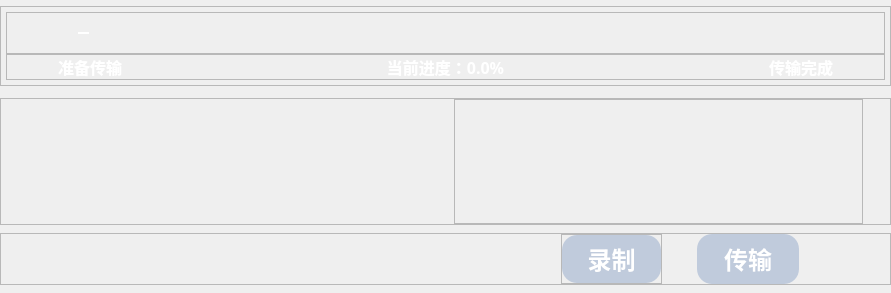
         <widget class="QWidget" name="vdomodepage">
          <property name="sizePolicy">
           <sizepolicy hsizetype="Expanding" vsizetype="Expanding">
            <horstretch>0</horstretch>
            <verstretch>0</verstretch>
           </sizepolicy>
          </property>
          <layout class="QVBoxLayout" name="verticalLayout_14">
           <property name="spacing">
            <number>0</number>
           </property>
           <property name="leftMargin">
            <number>0</number>
           </property>
           <property name="topMargin">
            <number>0</number>
           </property>
           <property name="rightMargin">
            <number>0</number>
           </property>
           <property name="bottomMargin">
            <number>0</number>
           </property>
           <item>
            <widget class="QStackedWidget" name="vdopage">
             <property name="sizePolicy">
              <sizepolicy hsizetype="Expanding" vsizetype="Expanding">
               <horstretch>0</horstretch>
               <verstretch>0</verstretch>
              </sizepolicy>
             </property>
             <property name="minimumSize">
              <size>
               <width>0</width>
               <height>0</height>
              </size>
             </property>
             <property name="maximumSize">
              <size>
               <width>16777215</width>
               <height>622</height>
              </size>
             </property>
             <widget class="QWidget" name="vdopage1">
              <property name="sizePolicy">
               <sizepolicy hsizetype="Expanding" vsizetype="Expanding">
                <horstretch>0</horstretch>
                <verstretch>0</verstretch>
               </sizepolicy>
              </property>
              <layout class="QVBoxLayout" name="verticalLayout_12" stretch="3,10,6,62,4,13,4">
               <property name="spacing">
                <number>0</number>
               </property>
               <property name="leftMargin">
                <number>0</number>
               </property>
               <property name="topMargin">
                <number>0</number>
               </property>
               <property name="rightMargin">
                <number>0</number>
               </property>
               <property name="bottomMargin">
                <number>0</number>
               </property>
               <item>
                <spacer name="verticalSpacer_36">
                 <property name="orientation">
                  <enum>Qt::Vertical</enum>
                 </property>
                 <property name="sizeHint" stdset="0">
                  <size>
                   <width>20</width>
                   <height>37</height>
                  </size>
                 </property>
                </spacer>
               </item>
               <item>
                <widget class="QFrame" name="frame_23">
                 <property name="sizePolicy">
                  <sizepolicy hsizetype="Expanding" vsizetype="Expanding">
                   <horstretch>0</horstretch>
                   <verstretch>0</verstretch>
                  </sizepolicy>
                 </property>
                 <property name="styleSheet">
                  <string notr="true">/* 基础圆角按钮 */
QLabel {
    color: #ffffff;              /* 文字颜色（白色） */
}</string>
                 </property>
                 <property name="frameShape">
                  <enum>QFrame::StyledPanel</enum>
                 </property>
                 <property name="frameShadow">
                  <enum>QFrame::Raised</enum>
                 </property>
                 <layout class="QVBoxLayout" name="verticalLayout_7" stretch="1,1">
                  <property name="spacing">
                   <number>0</number>
                  </property>
                  <property name="leftMargin">
                   <number>5</number>
                  </property>
                  <property name="topMargin">
                   <number>5</number>
                  </property>
                  <property name="rightMargin">
                   <number>5</number>
                  </property>
                  <property name="bottomMargin">
                   <number>5</number>
                  </property>
                  <item>
                   <widget class="QFrame" name="frame_8">
                    <property name="sizePolicy">
                     <sizepolicy hsizetype="Expanding" vsizetype="Expanding">
                      <horstretch>0</horstretch>
                      <verstretch>0</verstretch>
                     </sizepolicy>
                    </property>
                    <property name="styleSheet">
                     <string notr="true"/>
                    </property>
                    <property name="frameShape">
                     <enum>QFrame::StyledPanel</enum>
                    </property>
                    <property name="frameShadow">
                     <enum>QFrame::Raised</enum>
                    </property>
                    <layout class="QHBoxLayout" name="horizontalLayout_10" stretch="8,84,8">
                     <property name="spacing">
                      <number>0</number>
                     </property>
                     <property name="leftMargin">
                      <number>0</number>
                     </property>
                     <property name="topMargin">
                      <number>0</number>
                     </property>
                     <property name="rightMargin">
                      <number>0</number>
                     </property>
                     <property name="bottomMargin">
                      <number>0</number>
                     </property>
                     <item>
                      <spacer name="horizontalSpacer_23">
                       <property name="orientation">
                        <enum>Qt::Horizontal</enum>
                       </property>
                       <property name="sizeHint" stdset="0">
                        <size>
                         <width>50</width>
                         <height>15</height>
                        </size>
                       </property>
                      </spacer>
                     </item>
                     <item>
                      <widget class="QSlider" name="vdoprogress">
                       <property name="focusPolicy">
                        <enum>Qt::NoFocus</enum>
                       </property>
                       <property name="statusTip">
                        <string/>
                       </property>
                       <property name="accessibleName">
                        <string/>
                       </property>
                       <property name="styleSheet">
                        <string notr="true">/* 进度条：自定义虚线图片轨道 + 实线到滑块中心（无多余白点） + PNG滑块 */
QSlider {
    background: transparent;
    height: 40px;          /* 适配滑块高度 */
    border-image:  url(:/step/image/step/空步骤.png); /* 替换为你的虚线图片实际路径 */
}

/* 1. 基础轨道：自定义虚线图片作为背景（核心修改） */
QSlider::groove:horizontal {
    height: 2px;                   /* 轨道高度（需与虚线图片高度匹配） */
    background-repeat: repeat-x;   /* 水平重复平铺图片，形成连续虚线 */
    background-position: center;   /* 图片垂直居中，避免偏移 */
    border: none;                  /* 移除原有边框虚线 */
    border-radius: 1px;
    margin: 0 12px;                /* 滑块宽度/2=24/2=12，贴合滑动范围 */
}

/* 2. 完成部分：实线到滑块中心（消除小白点核心） */
QSlider::sub-page:horizontal {
    height: 2px;                   /* 与轨道高度一致 */
    background-color: #FFFFFF;     /* 白色实线（背景填充，无边缘断点）#FFFFFF */
    border: none;                  /* 彻底去掉所有边框 */
    border-radius: 1px;
    /* 精准限定实线范围：从轨道左边界到滑块中心 */
    margin: 0 12px;                /* 修正：补充px单位，避免样式失效 */
}

/* 3. 滑块：PNG图标（覆盖实线终点，无白点） */
QSlider::handle:horizontal {
    image: url(:/step/image/step/smilingface.png); /* 你的PNG路径 */
    width: 24px;                   /* 滑块宽度 */
    height: 24px;                  /* 滑块高度 */
    background-color: transparent;
    border: none;
    /* 垂直+水平居中，滑块中心对齐实线终点 */
    margin: -11px -12px;           /* 垂直：-11px，水平：-滑块半宽 */
}
</string>
                       </property>
                       <property name="inputMethodHints">
                        <set>Qt::ImhNone</set>
                       </property>
                       <property name="maximum">
                        <number>99</number>
                       </property>
                       <property name="pageStep">
                        <number>1</number>
                       </property>
                       <property name="orientation">
                        <enum>Qt::Horizontal</enum>
                       </property>
                      </widget>
                     </item>
                     <item>
                      <spacer name="horizontalSpacer_24">
                       <property name="orientation">
                        <enum>Qt::Horizontal</enum>
                       </property>
                       <property name="sizeHint" stdset="0">
                        <size>
                         <width>81</width>
                         <height>13</height>
                        </size>
                       </property>
                      </spacer>
                     </item>
                    </layout>
                   </widget>
                  </item>
                  <item>
                   <widget class="QFrame" name="frame_9">
                    <property name="sizePolicy">
                     <sizepolicy hsizetype="Expanding" vsizetype="Expanding">
                      <horstretch>0</horstretch>
                      <verstretch>0</verstretch>
                     </sizepolicy>
                    </property>
                    <property name="styleSheet">
                     <string notr="true"/>
                    </property>
                    <property name="frameShape">
                     <enum>QFrame::StyledPanel</enum>
                    </property>
                    <property name="frameShadow">
                     <enum>QFrame::Raised</enum>
                    </property>
                    <layout class="QHBoxLayout" name="horizontalLayout_11" stretch="3,13,17,34,17,13,3">
                     <property name="spacing">
                      <number>0</number>
                     </property>
                     <property name="leftMargin">
                      <number>0</number>
                     </property>
                     <property name="topMargin">
                      <number>0</number>
                     </property>
                     <property name="rightMargin">
                      <number>0</number>
                     </property>
                     <property name="bottomMargin">
                      <number>0</number>
                     </property>
                     <item>
                      <spacer name="horizontalSpacer_25">
                       <property name="orientation">
                        <enum>Qt::Horizontal</enum>
                       </property>
                       <property name="sizeHint" stdset="0">
                        <size>
                         <width>40</width>
                         <height>20</height>
                        </size>
                       </property>
                      </spacer>
                     </item>
                     <item>
                      <widget class="QLabel" name="label_8">
                       <property name="sizePolicy">
                        <sizepolicy hsizetype="Expanding" vsizetype="Preferred">
                         <horstretch>0</horstretch>
                         <verstretch>0</verstretch>
                        </sizepolicy>
                       </property>
                       <property name="minimumSize">
                        <size>
                         <width>0</width>
                         <height>0</height>
                        </size>
                       </property>
                       <property name="font">
                        <font>
                         <family>微软雅黑</family>
                         <pointsize>12</pointsize>
                         <weight>75</weight>
                         <bold>true</bold>
                        </font>
                       </property>
                       <property name="layoutDirection">
                        <enum>Qt::LeftToRight</enum>
                       </property>
                       <property name="styleSheet">
                        <string notr="true"/>
                       </property>
                       <property name="text">
                        <string>准备传输</string>
                       </property>
                       <property name="alignment">
                        <set>Qt::AlignCenter</set>
                       </property>
                      </widget>
                     </item>
                     <item>
                      <spacer name="horizontalSpacer_26">
                       <property name="orientation">
                        <enum>Qt::Horizontal</enum>
                       </property>
                       <property name="sizeHint" stdset="0">
                        <size>
                         <width>40</width>
                         <height>20</height>
                        </size>
                       </property>
                      </spacer>
                     </item>
                     <item>
                      <widget class="QLabel" name="vdoprogresstip">
                       <property name="sizePolicy">
                        <sizepolicy hsizetype="Expanding" vsizetype="Expanding">
                         <horstretch>0</horstretch>
                         <verstretch>0</verstretch>
                        </sizepolicy>
                       </property>
                       <property name="font">
                        <font>
                         <family>微软雅黑</family>
                         <pointsize>12</pointsize>
                         <weight>75</weight>
                         <bold>true</bold>
                        </font>
                       </property>
                       <property name="styleSheet">
                        <string notr="true"/>
                       </property>
                       <property name="text">
                        <string>当前进度：0.0%</string>
                       </property>
                       <property name="alignment">
                        <set>Qt::AlignCenter</set>
                       </property>
                      </widget>
                     </item>
                     <item>
                      <spacer name="horizontalSpacer_27">
                       <property name="orientation">
                        <enum>Qt::Horizontal</enum>
                       </property>
                       <property name="sizeHint" stdset="0">
                        <size>
                         <width>40</width>
                         <height>20</height>
                        </size>
                       </property>
                      </spacer>
                     </item>
                     <item>
                      <widget class="QLabel" name="label_10">
                       <property name="sizePolicy">
                        <sizepolicy hsizetype="Expanding" vsizetype="Expanding">
                         <horstretch>0</horstretch>
                         <verstretch>0</verstretch>
                        </sizepolicy>
                       </property>
                       <property name="font">
                        <font>
                         <family>微软雅黑</family>
                         <pointsize>12</pointsize>
                         <weight>75</weight>
                         <bold>true</bold>
                        </font>
                       </property>
                       <property name="styleSheet">
                        <string notr="true"/>
                       </property>
                       <property name="text">
                        <string>传输完成</string>
                       </property>
                       <property name="alignment">
                        <set>Qt::AlignCenter</set>
                       </property>
                      </widget>
                     </item>
                     <item>
                      <spacer name="horizontalSpacer_28">
                       <property name="orientation">
                        <enum>Qt::Horizontal</enum>
                       </property>
                       <property name="sizeHint" stdset="0">
                        <size>
                         <width>40</width>
                         <height>20</height>
                        </size>
                       </property>
                      </spacer>
                     </item>
                    </layout>
                   </widget>
                  </item>
                 </layout>
                </widget>
               </item>
               <item>
                <spacer name="verticalSpacer_37">
                 <property name="orientation">
                  <enum>Qt::Vertical</enum>
                 </property>
                 <property name="sizeHint" stdset="0">
                  <size>
                   <width>20</width>
                   <height>50</height>
                  </size>
                 </property>
                </spacer>
               </item>
               <item>
                <widget class="QFrame" name="frame_24">
                 <property name="sizePolicy">
                  <sizepolicy hsizetype="Expanding" vsizetype="Expanding">
                   <horstretch>0</horstretch>
                   <verstretch>0</verstretch>
                  </sizepolicy>
                 </property>
                 <property name="frameShape">
                  <enum>QFrame::StyledPanel</enum>
                 </property>
                 <property name="frameShadow">
                  <enum>QFrame::Raised</enum>
                 </property>
                 <layout class="QHBoxLayout" name="horizontalLayout_27" stretch="3,46,2,46,3">
                  <property name="spacing">
                   <number>0</number>
                  </property>
                  <property name="leftMargin">
                   <number>0</number>
                  </property>
                  <property name="topMargin">
                   <number>0</number>
                  </property>
                  <property name="rightMargin">
                   <number>0</number>
                  </property>
                  <property name="bottomMargin">
                   <number>0</number>
                  </property>
                  <item>
                   <spacer name="horizontalSpacer_65">
                    <property name="orientation">
                     <enum>Qt::Horizontal</enum>
                    </property>
                    <property name="sizeHint" stdset="0">
                     <size>
                      <width>42</width>
                      <height>20</height>
                     </size>
                    </property>
                   </spacer>
                  </item>
                  <item>
                   <widget class="QLabel" name="localvdo">
                    <property name="sizePolicy">
                     <sizepolicy hsizetype="Expanding" vsizetype="Expanding">
                      <horstretch>0</horstretch>
                      <verstretch>0</verstretch>
                     </sizepolicy>
                    </property>
                    <property name="styleSheet">
                     <string notr="true">border-image: url(:/tip/image/tip/gao_p_b.svg);</string>
                    </property>
                    <property name="text">
                     <string/>
                    </property>
                   </widget>
                  </item>
                  <item>
                   <spacer name="horizontalSpacer_66">
                    <property name="orientation">
                     <enum>Qt::Horizontal</enum>
                    </property>
                    <property name="sizeHint" stdset="0">
                     <size>
                      <width>42</width>
                      <height>20</height>
                     </size>
                    </property>
                   </spacer>
                  </item>
                  <item>
                   <widget class="QFrame" name="vdocamframe">
                    <property name="sizePolicy">
                     <sizepolicy hsizetype="Expanding" vsizetype="Expanding">
                      <horstretch>0</horstretch>
                      <verstretch>0</verstretch>
                     </sizepolicy>
                    </property>
                    <property name="styleSheet">
                     <string notr="true"/>
                    </property>
                    <property name="frameShape">
                     <enum>QFrame::StyledPanel</enum>
                    </property>
                    <property name="frameShadow">
                     <enum>QFrame::Raised</enum>
                    </property>
                    <widget class="QLabel" name="vdocam">
                     <property name="geometry">
                      <rect>
                       <x>0</x>
                       <y>0</y>
                       <width>309</width>
                       <height>321</height>
                      </rect>
                     </property>
                     <property name="sizePolicy">
                      <sizepolicy hsizetype="Expanding" vsizetype="Expanding">
                       <horstretch>0</horstretch>
                       <verstretch>0</verstretch>
                      </sizepolicy>
                     </property>
                     <property name="styleSheet">
                      <string notr="true">border-image: url(:/btn/image/btn/摄像头连接中.svg);</string>
                     </property>
                     <property name="text">
                      <string/>
                     </property>
                    </widget>
                   </widget>
                  </item>
                  <item>
                   <spacer name="horizontalSpacer_67">
                    <property name="orientation">
                     <enum>Qt::Horizontal</enum>
                    </property>
                    <property name="sizeHint" stdset="0">
                     <size>
                      <width>42</width>
                      <height>20</height>
                     </size>
                    </property>
                   </spacer>
                  </item>
                 </layout>
                </widget>
               </item>
               <item>
                <spacer name="verticalSpacer_38">
                 <property name="orientation">
                  <enum>Qt::Vertical</enum>
                 </property>
                 <property name="sizeHint" stdset="0">
                  <size>
                   <width>20</width>
                   <height>20</height>
                  </size>
                 </property>
                </spacer>
               </item>
               <item>
                <widget class="QFrame" name="frame_25">
                 <property name="sizePolicy">
                  <sizepolicy hsizetype="Expanding" vsizetype="Expanding">
                   <horstretch>0</horstretch>
                   <verstretch>0</verstretch>
                  </sizepolicy>
                 </property>
                 <property name="frameShape">
                  <enum>QFrame::StyledPanel</enum>
                 </property>
                 <property name="frameShadow">
                  <enum>QFrame::Raised</enum>
                 </property>
                 <layout class="QHBoxLayout" name="horizontalLayout_12" stretch="450,82,28,82,73">
                  <property name="spacing">
                   <number>0</number>
                  </property>
                  <property name="leftMargin">
                   <number>0</number>
                  </property>
                  <property name="topMargin">
                   <number>0</number>
                  </property>
                  <property name="rightMargin">
                   <number>0</number>
                  </property>
                  <property name="bottomMargin">
                   <number>0</number>
                  </property>
                  <item>
                   <spacer name="horizontalSpacer_68">
                    <property name="orientation">
                     <enum>Qt::Horizontal</enum>
                    </property>
                    <property name="sizeHint" stdset="0">
                     <size>
                      <width>624</width>
                      <height>20</height>
                     </size>
                    </property>
                   </spacer>
                  </item>
                  <item>
                   <widget class="QFrame" name="frame_10">
                    <property name="frameShape">
                     <enum>QFrame::StyledPanel</enum>
                    </property>
                    <property name="frameShadow">
                     <enum>QFrame::Raised</enum>
                    </property>
                    <layout class="QHBoxLayout" name="horizontalLayout_9">
                     <property name="spacing">
                      <number>0</number>
                     </property>
                     <property name="leftMargin">
                      <number>0</number>
                     </property>
                     <property name="topMargin">
                      <number>0</number>
                     </property>
                     <property name="rightMargin">
                      <number>0</number>
                     </property>
                     <property name="bottomMargin">
                      <number>0</number>
                     </property>
                     <item>
                      <widget class="QPushButton" name="record">
                       <property name="sizePolicy">
                        <sizepolicy hsizetype="Expanding" vsizetype="Expanding">
                         <horstretch>0</horstretch>
                         <verstretch>0</verstretch>
                        </sizepolicy>
                       </property>
                       <property name="font">
                        <font>
                         <family>微软雅黑</family>
                         <pointsize>18</pointsize>
                         <weight>75</weight>
                         <bold>true</bold>
                        </font>
                       </property>
                       <property name="styleSheet">
                        <string notr="true">/* 基础圆角按钮 */
QPushButton {
    /* 核心：圆角设置（数值越大，圆角越明显） */
    border-radius:15px;          /* 圆角半径，建议8-16px */
    /* 基础样式（可选，保证按钮美观） */
    background-color: #8E9AAFCC;   /* 按钮背景色（蓝色，可自定义） */
    color: #ffffff;              /* 文字颜色（白色） */
    border: none;                /* 去掉默认边框 */
    padding: 6px 6px;           /* 内边距（上下6px，左右16px），避免文字贴边 */
}

QPushButton:pressed {
    background-color: rgba(255, 255, 255, 0.8); 
    padding-top: 15px;  /* 点击时修改填充 */
}
</string>
                       </property>
                       <property name="text">
                        <string>录制</string>
                       </property>
                      </widget>
                     </item>
                    </layout>
                   </widget>
                  </item>
                  <item>
                   <spacer name="horizontalSpacer_29">
                    <property name="orientation">
                     <enum>Qt::Horizontal</enum>
                    </property>
                    <property name="sizeHint" stdset="0">
                     <size>
                      <width>23</width>
                      <height>20</height>
                     </size>
                    </property>
                   </spacer>
                  </item>
                  <item>
                   <widget class="QPushButton" name="sendvdo">
                    <property name="sizePolicy">
                     <sizepolicy hsizetype="Expanding" vsizetype="Expanding">
                      <horstretch>0</horstretch>
                      <verstretch>0</verstretch>
                     </sizepolicy>
                    </property>
                    <property name="font">
                     <font>
                      <family>微软雅黑</family>
                      <pointsize>18</pointsize>
                      <weight>75</weight>
                      <bold>true</bold>
                     </font>
                    </property>
                    <property name="styleSheet">
                     <string notr="true">/* 基础圆角按钮 */
QPushButton {
    /* 核心：圆角设置（数值越大，圆角越明显） */
    border-radius:15px;          /* 圆角半径，建议8-16px */
    /* 基础样式（可选，保证按钮美观） */
    background-color: #8E9AAFCC;   /* 按钮背景色（蓝色，可自定义） */
    color: #ffffff;              /* 文字颜色（白色） */
    border: none;                /* 去掉默认边框 */
    padding: 6px 6px;           /* 内边距（上下6px，左右16px），避免文字贴边 */
}

QPushButton:pressed {
    background-color: rgba(255, 255, 255, 0.8); 
    padding-top: 15px;  /* 点击时修改填充 */
}
</string>
                    </property>
                    <property name="text">
                     <string>传输</string>
                    </property>
                   </widget>
                  </item>
                  <item>
                   <spacer name="horizontalSpacer_70">
                    <property name="orientation">
                     <enum>Qt::Horizontal</enum>
                    </property>
                    <property name="sizeHint" stdset="0">
                     <size>
                      <width>120</width>
                      <height>20</height>
                     </size>
                    </property>
                   </spacer>
                  </item>
                 </layout>
                </widget>
               </item>
               <item>
                <spacer name="verticalSpacer_39">
                 <property name="orientation">
                  <enum>Qt::Vertical</enum>
                 </property>
                 <property name="sizeHint" stdset="0">
                  <size>
                   <width>20</width>
                   <height>32</height>
                  </size>
                 </property>
                </spacer>
               </item>
              </layout>
             </widget>
            </widget>
           </item>
          </layout>
         </widget>
